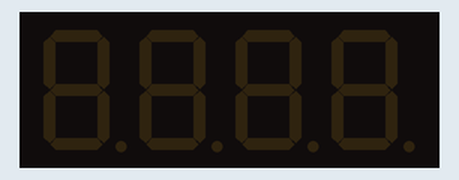
This sketch was run on a simulated Arduino Uno, built with avr-gcc and run on an emulated ATmega328P. Parts: 4-digit seven-segment display.

Above: at 0.1 s.
At 2.1 s:
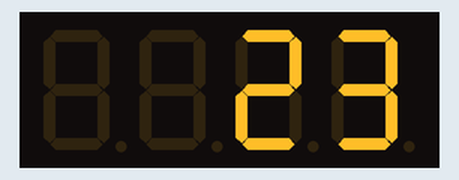
At 4.1 s:
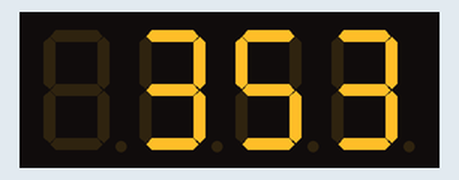
At 6.1 s:
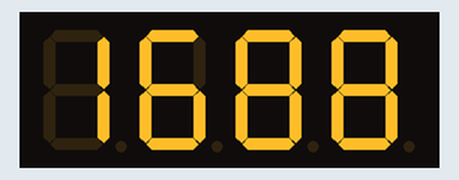

Measured:
- by itself, everything shown: repeats every 8.1 s, in 4 steps
- what the display in image 1 shows lasts 2.1 s, from 2.0 s to 4.1 s

The sketch:

Day_17.ino
```cpp
#include <TM1637Display.h>

/* Day 17 - H jyfwapj tlzzhnl
    ShawKai 12 jan 2024

    A     SEG_A = 0b00000001
   F B    SEG_B = 0b00000010
    G
   E C
    D
*/

const byte CLK_Pin = 5, DIO_Pin = 6;

const unsigned int displayDelay = 2000;

TM1637Display landerDisplay = TM1637Display(CLK_Pin, DIO_Pin);

const unsigned int validationData[] = {
  'b', 27, "a", 0xad2c, 0b1000110100110100, "eg", 'M'-'6', 'd', "twenty-seven", 0547-6,
  354, 0x3, -27-63821, 'q', 582, 0b1100110100111010, 0432, 0xdf3, 42
};

void setup() {}

void loop() {
  landerDisplay.setBrightness(7);

  landerDisplay.clear();
  delay(displayDelay);

  landerDisplay.showNumberDec(validationData['N'/015]);
  delay(displayDelay);

  landerDisplay.showNumberDec(validationData['Q'/0b1001]);
  delay(displayDelay);

  landerDisplay.showNumberDec(validationData[060-'$']);
  delay(displayDelay);
}
```
